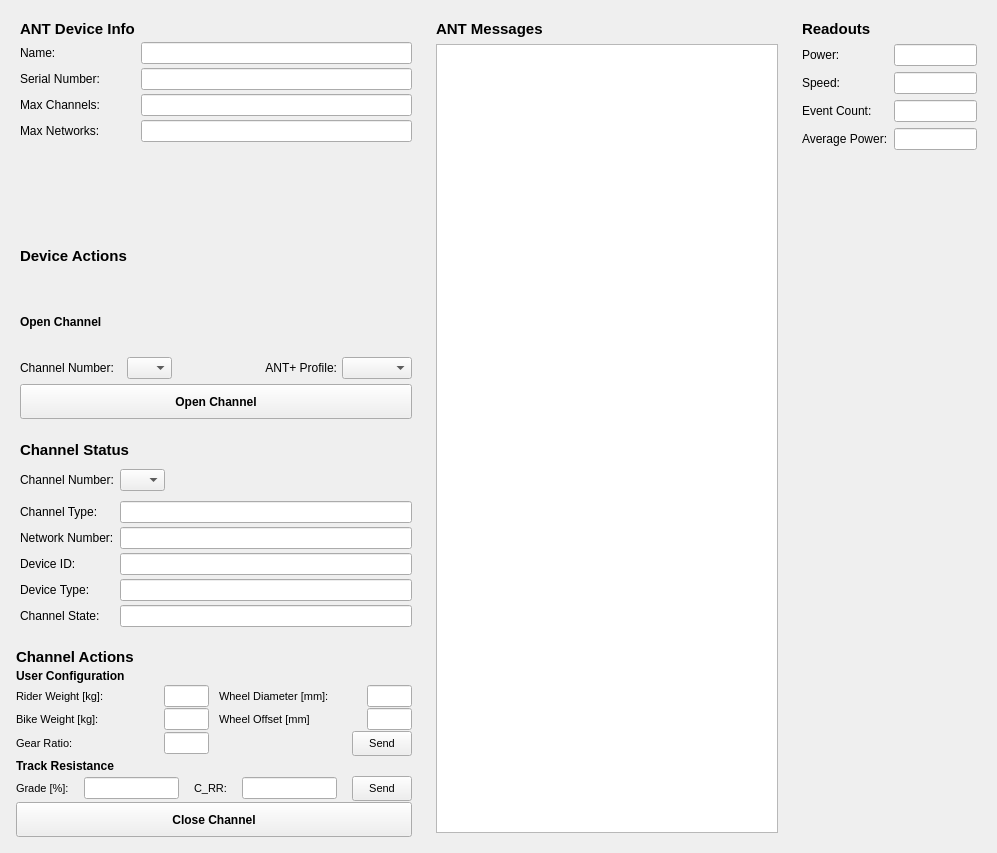
<?xml version="1.0" encoding="UTF-8"?>
<ui version="4.0">
 <class>ANTWindow</class>
 <widget class="QWidget" name="ANTWindow">
  <property name="geometry">
   <rect>
    <x>0</x>
    <y>0</y>
    <width>997</width>
    <height>853</height>
   </rect>
  </property>
  <property name="windowTitle">
   <string>MainWindow</string>
  </property>
   <layout class="QHBoxLayout" name="horizontalLayout_11">
    <item>
     <layout class="QVBoxLayout" name="verticalLayout_5">
      <item>
       <widget class="QFrame" name="device_info_frame">
        <property name="frameShape">
         <enum>QFrame::NoFrame</enum>
        </property>
        <property name="frameShadow">
         <enum>QFrame::Raised</enum>
        </property>
        <layout class="QFormLayout" name="formLayout">
         <property name="verticalSpacing">
          <number>4</number>
         </property>
         <item row="0" column="0">
          <widget class="QLabel" name="label_5">
           <property name="font">
            <font>
             <pointsize>11</pointsize>
             <weight>75</weight>
             <bold>true</bold>
            </font>
           </property>
           <property name="text">
            <string>ANT Device Info</string>
           </property>
          </widget>
         </item>
         <item row="1" column="0">
          <widget class="QLabel" name="label_2">
           <property name="font">
            <font>
             <pointsize>9</pointsize>
             <weight>50</weight>
             <bold>false</bold>
            </font>
           </property>
           <property name="text">
            <string>Name:</string>
           </property>
          </widget>
         </item>
         <item row="1" column="1">
          <widget class="QLineEdit" name="name_box">
           <property name="autoFillBackground">
            <bool>false</bool>
           </property>
           <property name="readOnly">
            <bool>true</bool>
           </property>
          </widget>
         </item>
         <item row="2" column="0">
          <widget class="QLabel" name="label_6">
           <property name="font">
            <font>
             <pointsize>9</pointsize>
             <weight>50</weight>
             <bold>false</bold>
            </font>
           </property>
           <property name="text">
            <string>Serial Number:</string>
           </property>
          </widget>
         </item>
         <item row="2" column="1">
          <widget class="QLineEdit" name="serial_number_box">
           <property name="autoFillBackground">
            <bool>false</bool>
           </property>
           <property name="readOnly">
            <bool>true</bool>
           </property>
          </widget>
         </item>
         <item row="3" column="0">
          <widget class="QLabel" name="label_7">
           <property name="font">
            <font>
             <pointsize>9</pointsize>
             <weight>50</weight>
             <bold>false</bold>
            </font>
           </property>
           <property name="text">
            <string>Max Channels:</string>
           </property>
          </widget>
         </item>
         <item row="3" column="1">
          <widget class="QLineEdit" name="max_channels_box">
           <property name="autoFillBackground">
            <bool>false</bool>
           </property>
           <property name="readOnly">
            <bool>true</bool>
           </property>
          </widget>
         </item>
         <item row="4" column="0">
          <widget class="QLabel" name="label_8">
           <property name="font">
            <font>
             <pointsize>9</pointsize>
             <weight>50</weight>
             <bold>false</bold>
            </font>
           </property>
           <property name="text">
            <string>Max Networks:</string>
           </property>
          </widget>
         </item>
         <item row="4" column="1">
          <widget class="QLineEdit" name="max_networks_box">
           <property name="autoFillBackground">
            <bool>false</bool>
           </property>
           <property name="readOnly">
            <bool>true</bool>
           </property>
          </widget>
         </item>
        </layout>
       </widget>
      </item>
      <item>
       <widget class="QFrame" name="device_actions_frame">
        <property name="frameShape">
         <enum>QFrame::NoFrame</enum>
        </property>
        <property name="frameShadow">
         <enum>QFrame::Raised</enum>
        </property>
        <layout class="QVBoxLayout" name="verticalLayout">
         <property name="spacing">
          <number>5</number>
         </property>
         <property name="topMargin">
          <number>5</number>
         </property>
         <property name="bottomMargin">
          <number>5</number>
         </property>
         <item>
          <widget class="QLabel" name="label_9">
           <property name="font">
            <font>
             <pointsize>11</pointsize>
             <weight>75</weight>
             <bold>true</bold>
            </font>
           </property>
           <property name="text">
            <string>Device Actions</string>
           </property>
          </widget>
         </item>
         <item>
          <widget class="QLabel" name="label_11">
           <property name="font">
            <font>
             <pointsize>9</pointsize>
             <weight>75</weight>
             <bold>true</bold>
            </font>
           </property>
           <property name="text">
            <string>Open Channel</string>
           </property>
          </widget>
         </item>
         <item>
          <layout class="QHBoxLayout" name="horizontalLayout">
           <item>
            <widget class="QLabel" name="label_12">
             <property name="font">
              <font>
               <pointsize>9</pointsize>
               <weight>50</weight>
               <bold>false</bold>
              </font>
             </property>
             <property name="text">
              <string>Channel Number:</string>
             </property>
            </widget>
           </item>
           <item alignment="Qt::AlignLeft">
            <widget class="QComboBox" name="channel_number_combo">
             <property name="maximumSize">
              <size>
               <width>45</width>
               <height>16777215</height>
              </size>
             </property>
            </widget>
           </item>
           <item>
            <widget class="QLabel" name="label_13">
             <property name="font">
              <font>
               <pointsize>9</pointsize>
               <weight>50</weight>
               <bold>false</bold>
              </font>
             </property>
             <property name="text">
              <string>ANT+ Profile:</string>
             </property>
             <property name="alignment">
              <set>Qt::AlignRight|Qt::AlignTrailing|Qt::AlignVCenter</set>
             </property>
            </widget>
           </item>
           <item>
            <widget class="QComboBox" name="channel_profile_combo">
             <property name="maximumSize">
              <size>
               <width>70</width>
               <height>16777215</height>
              </size>
             </property>
             <property name="sizeIncrement">
              <size>
               <width>0</width>
               <height>0</height>
              </size>
             </property>
            </widget>
           </item>
          </layout>
         </item>
         <item>
          <widget class="QPushButton" name="open_channel_button">
           <property name="minimumSize">
            <size>
             <width>0</width>
             <height>35</height>
            </size>
           </property>
           <property name="font">
            <font>
             <pointsize>9</pointsize>
             <weight>75</weight>
             <bold>true</bold>
            </font>
           </property>
           <property name="text">
            <string>Open Channel</string>
           </property>
          </widget>
         </item>
        </layout>
       </widget>
      </item>
      <item>
       <widget class="QFrame" name="channel_status_frame">
        <property name="frameShape">
         <enum>QFrame::NoFrame</enum>
        </property>
        <property name="frameShadow">
         <enum>QFrame::Raised</enum>
        </property>
        <layout class="QVBoxLayout" name="verticalLayout_2">
         <property name="topMargin">
          <number>6</number>
         </property>
         <property name="bottomMargin">
          <number>6</number>
         </property>
         <item>
          <widget class="QLabel" name="label_3">
           <property name="font">
            <font>
             <pointsize>11</pointsize>
             <weight>75</weight>
             <bold>true</bold>
            </font>
           </property>
           <property name="text">
            <string>Channel Status</string>
           </property>
          </widget>
         </item>
         <item>
          <layout class="QFormLayout" name="formLayout_3">
           <item row="0" column="0">
            <widget class="QLabel" name="label_14">
             <property name="font">
              <font>
               <pointsize>9</pointsize>
               <weight>50</weight>
               <bold>false</bold>
              </font>
             </property>
             <property name="text">
              <string>Channel Number:</string>
             </property>
            </widget>
           </item>
           <item row="0" column="1">
            <widget class="QComboBox" name="status_ch_number_combo">
             <property name="maximumSize">
              <size>
               <width>45</width>
               <height>16777215</height>
              </size>
             </property>
            </widget>
           </item>
          </layout>
         </item>
         <item>
          <layout class="QFormLayout" name="formLayout_2">
           <property name="verticalSpacing">
            <number>4</number>
           </property>
           <item row="0" column="0">
            <widget class="QLabel" name="label_10">
             <property name="font">
              <font>
               <pointsize>9</pointsize>
               <weight>50</weight>
               <bold>false</bold>
              </font>
             </property>
             <property name="text">
              <string>Channel Type:</string>
             </property>
            </widget>
           </item>
           <item row="0" column="1">
            <widget class="QLineEdit" name="channel_type_box">
             <property name="autoFillBackground">
              <bool>false</bool>
             </property>
             <property name="readOnly">
              <bool>true</bool>
             </property>
            </widget>
           </item>
           <item row="1" column="0">
            <widget class="QLabel" name="label_17">
             <property name="font">
              <font>
               <pointsize>9</pointsize>
               <weight>50</weight>
               <bold>false</bold>
              </font>
             </property>
             <property name="text">
              <string>Network Number:</string>
             </property>
            </widget>
           </item>
           <item row="1" column="1">
            <widget class="QLineEdit" name="network_number_box">
             <property name="autoFillBackground">
              <bool>false</bool>
             </property>
             <property name="readOnly">
              <bool>true</bool>
             </property>
            </widget>
           </item>
           <item row="2" column="0">
            <widget class="QLabel" name="label_16">
             <property name="font">
              <font>
               <pointsize>9</pointsize>
               <weight>50</weight>
               <bold>false</bold>
              </font>
             </property>
             <property name="text">
              <string>Device ID:</string>
             </property>
            </widget>
           </item>
           <item row="2" column="1">
            <widget class="QLineEdit" name="device_id_box">
             <property name="autoFillBackground">
              <bool>false</bool>
             </property>
             <property name="readOnly">
              <bool>true</bool>
             </property>
            </widget>
           </item>
           <item row="3" column="0">
            <widget class="QLabel" name="label_15">
             <property name="font">
              <font>
               <pointsize>9</pointsize>
               <weight>50</weight>
               <bold>false</bold>
              </font>
             </property>
             <property name="text">
              <string>Device Type:</string>
             </property>
            </widget>
           </item>
           <item row="3" column="1">
            <widget class="QLineEdit" name="device_type_box">
             <property name="autoFillBackground">
              <bool>false</bool>
             </property>
             <property name="readOnly">
              <bool>true</bool>
             </property>
            </widget>
           </item>
           <item row="4" column="0">
            <widget class="QLabel" name="label_18">
             <property name="font">
              <font>
               <pointsize>9</pointsize>
               <weight>50</weight>
               <bold>false</bold>
              </font>
             </property>
             <property name="text">
              <string>Channel State:</string>
             </property>
            </widget>
           </item>
           <item row="4" column="1">
            <widget class="QLineEdit" name="channel_state_box">
             <property name="autoFillBackground">
              <bool>false</bool>
             </property>
             <property name="readOnly">
              <bool>true</bool>
             </property>
            </widget>
           </item>
          </layout>
         </item>
        </layout>
       </widget>
      </item>
      <item>
       <widget class="QFrame" name="channel_actions_frame">
        <property name="minimumSize">
         <size>
          <width>375</width>
          <height>0</height>
         </size>
        </property>
        <property name="frameShape">
         <enum>QFrame::NoFrame</enum>
        </property>
        <property name="frameShadow">
         <enum>QFrame::Raised</enum>
        </property>
        <layout class="QVBoxLayout" name="verticalLayout_3">
         <property name="spacing">
          <number>1</number>
         </property>
         <property name="leftMargin">
          <number>5</number>
         </property>
         <property name="bottomMargin">
          <number>5</number>
         </property>
         <item>
          <widget class="QLabel" name="label_4">
           <property name="maximumSize">
            <size>
             <width>16777215</width>
             <height>20</height>
            </size>
           </property>
           <property name="font">
            <font>
             <pointsize>11</pointsize>
             <weight>75</weight>
             <bold>true</bold>
            </font>
           </property>
           <property name="text">
            <string>Channel Actions</string>
           </property>
          </widget>
         </item>
         <item>
          <layout class="QHBoxLayout" name="horizontalLayout_10">
           <item>
            <widget class="QLabel" name="label_19">
             <property name="font">
              <font>
               <pointsize>9</pointsize>
               <weight>75</weight>
               <bold>true</bold>
              </font>
             </property>
             <property name="text">
              <string>User Configuration</string>
             </property>
            </widget>
           </item>
          </layout>
         </item>
         <item>
          <layout class="QGridLayout" name="gridLayout">
           <property name="horizontalSpacing">
            <number>10</number>
           </property>
           <item row="0" column="0">
            <layout class="QHBoxLayout" name="horizontalLayout_3">
             <item>
              <widget class="QLabel" name="label_23">
               <property name="font">
                <font>
                 <pointsize>8</pointsize>
                 <weight>50</weight>
                 <bold>false</bold>
                </font>
               </property>
               <property name="text">
                <string>Rider Weight [kg]:</string>
               </property>
               <property name="wordWrap">
                <bool>true</bool>
               </property>
              </widget>
             </item>
             <item>
              <widget class="QLineEdit" name="rider_weight_box">
               <property name="maximumSize">
                <size>
                 <width>45</width>
                 <height>16777215</height>
                </size>
               </property>
               <property name="autoFillBackground">
                <bool>false</bool>
               </property>
              </widget>
             </item>
            </layout>
           </item>
           <item row="0" column="1">
            <layout class="QHBoxLayout" name="horizontalLayout_8">
             <item>
              <widget class="QLabel" name="label_24">
               <property name="font">
                <font>
                 <pointsize>8</pointsize>
                 <weight>50</weight>
                 <bold>false</bold>
                </font>
               </property>
               <property name="text">
                <string>Wheel Diameter [mm]:</string>
               </property>
              </widget>
             </item>
             <item>
              <widget class="QLineEdit" name="wheel_diameter_box">
               <property name="maximumSize">
                <size>
                 <width>45</width>
                 <height>16777215</height>
                </size>
               </property>
               <property name="autoFillBackground">
                <bool>false</bool>
               </property>
              </widget>
             </item>
            </layout>
           </item>
           <item row="1" column="0">
            <layout class="QHBoxLayout" name="horizontalLayout_4">
             <item>
              <widget class="QLabel" name="label_25">
               <property name="font">
                <font>
                 <pointsize>8</pointsize>
                 <weight>50</weight>
                 <bold>false</bold>
                </font>
               </property>
               <property name="text">
                <string>Bike Weight [kg]:</string>
               </property>
               <property name="wordWrap">
                <bool>true</bool>
               </property>
              </widget>
             </item>
             <item>
              <widget class="QLineEdit" name="bike_weight_box">
               <property name="maximumSize">
                <size>
                 <width>45</width>
                 <height>16777215</height>
                </size>
               </property>
               <property name="autoFillBackground">
                <bool>false</bool>
               </property>
              </widget>
             </item>
            </layout>
           </item>
           <item row="1" column="1">
            <layout class="QHBoxLayout" name="horizontalLayout_7">
             <item>
              <widget class="QLabel" name="label_26">
               <property name="font">
                <font>
                 <pointsize>8</pointsize>
                 <weight>50</weight>
                 <bold>false</bold>
                </font>
               </property>
               <property name="text">
                <string>Wheel Offset [mm]</string>
               </property>
              </widget>
             </item>
             <item>
              <widget class="QLineEdit" name="wheel_offset_box">
               <property name="maximumSize">
                <size>
                 <width>45</width>
                 <height>16777215</height>
                </size>
               </property>
               <property name="autoFillBackground">
                <bool>false</bool>
               </property>
              </widget>
             </item>
            </layout>
           </item>
           <item row="2" column="0">
            <layout class="QHBoxLayout" name="horizontalLayout_5">
             <item>
              <widget class="QLabel" name="label_27">
               <property name="font">
                <font>
                 <pointsize>8</pointsize>
                 <weight>50</weight>
                 <bold>false</bold>
                </font>
               </property>
               <property name="text">
                <string>Gear Ratio:</string>
               </property>
               <property name="wordWrap">
                <bool>true</bool>
               </property>
              </widget>
             </item>
             <item>
              <widget class="QLineEdit" name="gear_ratio_box">
               <property name="maximumSize">
                <size>
                 <width>45</width>
                 <height>16777215</height>
                </size>
               </property>
               <property name="autoFillBackground">
                <bool>false</bool>
               </property>
              </widget>
             </item>
            </layout>
           </item>
           <item row="2" column="1">
            <layout class="QHBoxLayout" name="horizontalLayout_6">
             <item>
              <widget class="QLabel" name="label_28">
               <property name="font">
                <font>
                 <pointsize>8</pointsize>
                 <weight>50</weight>
                 <bold>false</bold>
                </font>
               </property>
               <property name="text">
                <string/>
               </property>
              </widget>
             </item>
             <item>
              <widget class="QPushButton" name="user_config_button">
               <property name="minimumSize">
                <size>
                 <width>0</width>
                 <height>25</height>
                </size>
               </property>
               <property name="maximumSize">
                <size>
                 <width>60</width>
                 <height>16777215</height>
                </size>
               </property>
               <property name="font">
                <font>
                 <pointsize>8</pointsize>
                 <weight>50</weight>
                 <bold>false</bold>
                </font>
               </property>
               <property name="text">
                <string>Send</string>
               </property>
              </widget>
             </item>
            </layout>
           </item>
          </layout>
         </item>
         <item>
          <layout class="QHBoxLayout" name="horizontalLayout_9">
           <item>
            <widget class="QLabel" name="label_20">
             <property name="font">
              <font>
               <pointsize>9</pointsize>
               <weight>75</weight>
               <bold>true</bold>
              </font>
             </property>
             <property name="text">
              <string>Track Resistance</string>
             </property>
            </widget>
           </item>
          </layout>
         </item>
         <item>
          <layout class="QHBoxLayout" name="horizontalLayout_2">
           <property name="spacing">
            <number>15</number>
           </property>
           <item>
            <widget class="QLabel" name="label_21">
             <property name="font">
              <font>
               <pointsize>8</pointsize>
               <weight>50</weight>
               <bold>false</bold>
              </font>
             </property>
             <property name="text">
              <string>Grade [%]:</string>
             </property>
            </widget>
           </item>
           <item>
            <widget class="QLineEdit" name="grade_box">
             <property name="autoFillBackground">
              <bool>false</bool>
             </property>
            </widget>
           </item>
           <item>
            <widget class="QLabel" name="label_22">
             <property name="font">
              <font>
               <pointsize>8</pointsize>
               <weight>50</weight>
               <bold>false</bold>
              </font>
             </property>
             <property name="text">
              <string>C_RR:</string>
             </property>
            </widget>
           </item>
           <item>
            <widget class="QLineEdit" name="crr_box">
             <property name="autoFillBackground">
              <bool>false</bool>
             </property>
            </widget>
           </item>
           <item>
            <widget class="QPushButton" name="track_resistance_button">
             <property name="minimumSize">
              <size>
               <width>0</width>
               <height>25</height>
              </size>
             </property>
             <property name="maximumSize">
              <size>
               <width>60</width>
               <height>16777215</height>
              </size>
             </property>
             <property name="font">
              <font>
               <pointsize>8</pointsize>
               <weight>50</weight>
               <bold>false</bold>
              </font>
             </property>
             <property name="text">
              <string>Send</string>
             </property>
            </widget>
           </item>
          </layout>
         </item>
         <item>
          <widget class="QPushButton" name="close_channel_button">
           <property name="minimumSize">
            <size>
             <width>0</width>
             <height>35</height>
            </size>
           </property>
           <property name="font">
            <font>
             <pointsize>9</pointsize>
             <weight>75</weight>
             <bold>true</bold>
            </font>
           </property>
           <property name="text">
            <string>Close Channel</string>
           </property>
          </widget>
         </item>
        </layout>
       </widget>
      </item>
     </layout>
    </item>
    <item>
     <widget class="QFrame" name="messages_frame">
      <property name="minimumSize">
       <size>
        <width>360</width>
        <height>0</height>
       </size>
      </property>
      <property name="frameShape">
       <enum>QFrame::NoFrame</enum>
      </property>
      <property name="frameShadow">
       <enum>QFrame::Raised</enum>
      </property>
      <layout class="QVBoxLayout" name="verticalLayout_4">
       <item>
        <widget class="QLabel" name="label">
         <property name="font">
          <font>
           <pointsize>11</pointsize>
           <weight>75</weight>
           <bold>true</bold>
          </font>
         </property>
         <property name="text">
          <string>ANT Messages</string>
         </property>
        </widget>
       </item>
       <item>
        <widget class="QTextEdit" name="message_viewer">
         <property name="readOnly">
          <bool>true</bool>
         </property>
        </widget>
       </item>
      </layout>
     </widget>
    </item>
    <item>
     <widget class="QFrame" name="readout_frame">
      <property name="frameShape">
       <enum>QFrame::NoFrame</enum>
      </property>
      <property name="frameShadow">
       <enum>QFrame::Raised</enum>
      </property>
      <layout class="QFormLayout" name="formLayout_4">
       <item row="0" column="0" colspan="2">
        <widget class="QLabel" name="label_29">
         <property name="font">
          <font>
           <pointsize>11</pointsize>
           <weight>75</weight>
           <bold>true</bold>
          </font>
         </property>
         <property name="text">
          <string>Readouts</string>
         </property>
        </widget>
       </item>
       <item row="1" column="0">
        <widget class="QLabel" name="label_30">
         <property name="font">
          <font>
           <pointsize>9</pointsize>
           <weight>50</weight>
           <bold>false</bold>
          </font>
         </property>
         <property name="text">
          <string>Power:</string>
         </property>
        </widget>
       </item>
       <item row="1" column="1">
        <widget class="QLineEdit" name="power_box">
         <property name="autoFillBackground">
          <bool>false</bool>
         </property>
         <property name="readOnly">
          <bool>true</bool>
         </property>
        </widget>
       </item>
       <item row="2" column="0">
        <widget class="QLabel" name="label_31">
         <property name="font">
          <font>
           <pointsize>9</pointsize>
           <weight>50</weight>
           <bold>false</bold>
          </font>
         </property>
         <property name="text">
          <string>Speed:</string>
         </property>
        </widget>
       </item>
       <item row="2" column="1">
        <widget class="QLineEdit" name="speed_box">
         <property name="autoFillBackground">
          <bool>false</bool>
         </property>
         <property name="readOnly">
          <bool>true</bool>
         </property>
        </widget>
       </item>
       <item row="3" column="0">
        <widget class="QLabel" name="label_32">
         <property name="font">
          <font>
           <pointsize>9</pointsize>
           <weight>50</weight>
           <bold>false</bold>
          </font>
         </property>
         <property name="text">
          <string>Event Count:</string>
         </property>
        </widget>
       </item>
       <item row="3" column="1">
        <widget class="QLineEdit" name="event_box">
         <property name="autoFillBackground">
          <bool>false</bool>
         </property>
         <property name="readOnly">
          <bool>true</bool>
         </property>
        </widget>
       </item>
       <item row="4" column="0">
        <widget class="QLabel" name="label_33">
         <property name="font">
          <font>
           <pointsize>9</pointsize>
           <weight>50</weight>
           <bold>false</bold>
          </font>
         </property>
         <property name="text">
          <string>Average Power:</string>
         </property>
        </widget>
       </item>
       <item row="4" column="1">
        <widget class="QLineEdit" name="avg_power_box">
         <property name="autoFillBackground">
          <bool>false</bool>
         </property>
         <property name="readOnly">
          <bool>true</bool>
         </property>
        </widget>
       </item>
      </layout>
     </widget>
    </item>
   </layout>
 </widget>
 <resources/>
 <connections/>
</ui>
